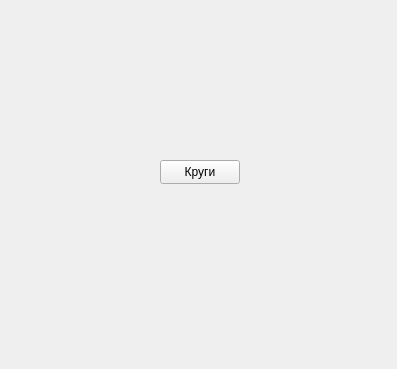
<?xml version="1.0" encoding="UTF-8"?>
<ui version="4.0">
 <class>MainWindow</class>
 <widget class="QMainWindow" name="MainWindow">
  <property name="geometry">
   <rect>
    <x>0</x>
    <y>0</y>
    <width>397</width>
    <height>369</height>
   </rect>
  </property>
  <property name="acceptDrops">
   <bool>false</bool>
  </property>
  <property name="windowTitle">
   <string>Круги</string>
  </property>
  <widget class="QWidget" name="centralwidget">
   <widget class="QPushButton" name="circles_button">
    <property name="geometry">
     <rect>
      <x>160</x>
      <y>160</y>
      <width>80</width>
      <height>24</height>
     </rect>
    </property>
    <property name="text">
     <string>Круги</string>
    </property>
   </widget>
  </widget>
 </widget>
 <resources/>
 <connections/>
</ui>
